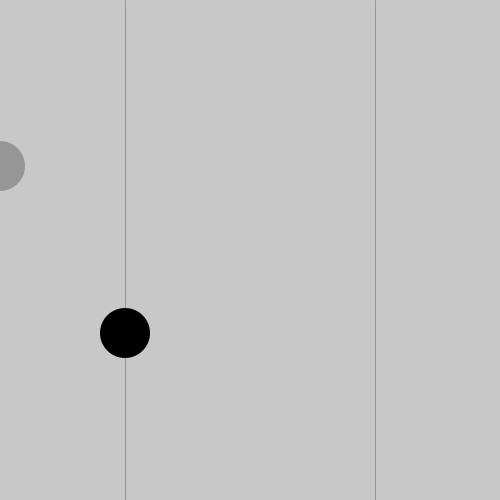
Frame 1 (no input)
Frame 60 (the mouse pressed at the canvas centre just before this capture): identical to frame 1, image omitted
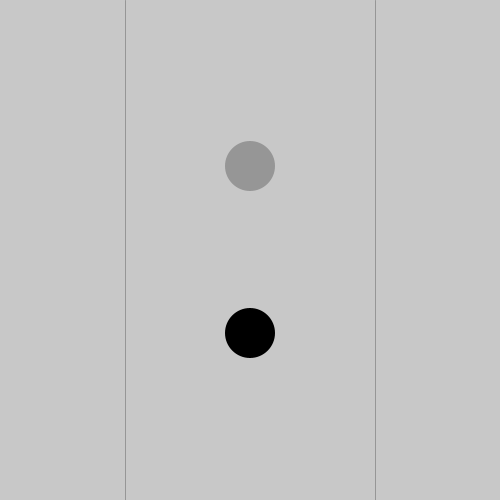
Frame 120 (the mouse held since frame 60 and released just before this capture)

The Processing sketch that drew these frames (run headless with seeded random() and noise(); from frame 60 on, the mouse is pressed at the canvas centre):

// Processing sketch: 09_constrain
// ── 09_constrain.pde
// constrain() clamps a value between a minimum and a maximum

// this sketch was adapted from the p5.js documentation: https://p5js.org/reference/#/p5/constrain

void setup() {
  size(500, 500);
}

void draw() {
  background(200);

  int leftWall = width / 4;
  int rightWall = width * 3 / 4;

  // draw vertical lines to indicate the x positions of leftWall and rightWall
  stroke(150);
  line(leftWall, 0, leftWall, height);
  line(rightWall, 0, rightWall, height);

  // mouseX cannot be smaller than leftWall or larger than rightWall
  int mouseXConstrained = constrain(mouseX, leftWall, rightWall);

  // show the full range of mouseX
  noStroke();
  fill(150);
  ellipse(mouseX, height / 3, 50, 50);

  // show the constrained range
  fill(0);
  ellipse(mouseXConstrained, height * 2 / 3, 50, 50);
}
